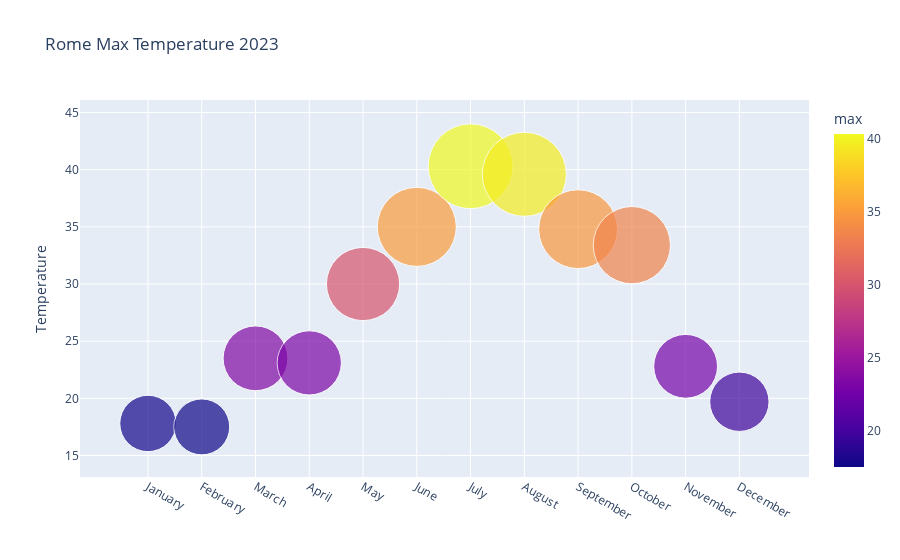

Notebook cell for this chart:
### Code cell
fig = px.scatter(roma_2023, x="month name", y="max", size="max", hover_name="max", title='Rome Max Temperature 2023', size_max=60, color='max')
fig.update_xaxes(title_text='')
fig.update_yaxes(title_text='Temperature')
fig.show()

### Figure 1 — Plotly figure (JSON) as saved in the notebook; plotly's stock layout.template omitted (floating-point values rounded to 4 significant figures)
{"data": [{"hovertemplate": "<b>%{hovertext}</b><br><br>month name=%{x}<br>max=%{marker.color}<extra></extra>", "hovertext": [17.8, 17.5, 23.5, 23.1, 30, 35, 40.3, 39.6, 34.8, 33.4, 22.8, 19.7], "legendgroup": "", "marker": {"color": [17.8, 17.5, 23.5, 23.1, 30, 35, 40.3, 39.6, 34.8, 33.4, 22.8, 19.7], "coloraxis": "coloraxis", "size": [17.8, 17.5, 23.5, 23.1, 30, 35, 40.3, 39.6, 34.8, 33.4, 22.8, 19.7], "sizemode": "area", "sizeref": 0.01119, "symbol": "circle"}, "mode": "markers", "name": "", "orientation": "v", "showlegend": false, "type": "scatter", "x": ["January", "February", "March", "April", "May", "June", "July", "August", "September", "October", "November", "December"], "xaxis": "x", "y": [17.8, 17.5, 23.5, 23.1, 30, 35, 40.3, 39.6, 34.8, 33.4, 22.8, 19.7], "yaxis": "y"}], "layout": {"coloraxis": {"colorbar": {"title": {"text": "max"}}, "colorscale": [[0, "#0d0887"], [0.1111, "#46039f"], [0.2222, "#7201a8"], [0.3333, "#9c179e"], [0.4444, "#bd3786"], [0.5556, "#d8576b"], [0.6667, "#ed7953"], [0.7778, "#fb9f3a"], [0.8889, "#fdca26"], [1, "#f0f921"]]}, "legend": {"itemsizing": "constant", "tracegroupgap": 0}, "title": {"text": "Rome Max Temperature 2023"}, "xaxis": {"anchor": "y", "domain": [0, 1], "title": {"text": ""}}, "yaxis": {"anchor": "x", "domain": [0, 1], "title": {"text": "Temperature"}}}}
